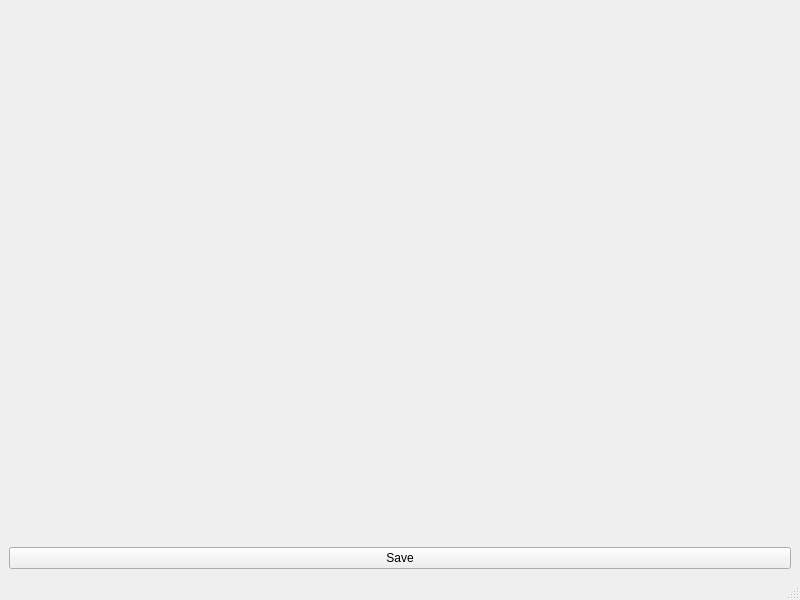
<?xml version="1.0" encoding="UTF-8"?>
<ui version="4.0">
 <class>MainWindow</class>
 <widget class="QMainWindow" name="MainWindow">
  <property name="geometry">
   <rect>
    <x>0</x>
    <y>0</y>
    <width>800</width>
    <height>600</height>
   </rect>
  </property>
  <property name="windowTitle">
   <string>Plot</string>
  </property>
  <widget class="QWidget" name="centralwidget">
   <layout class="QVBoxLayout" name="verticalLayout_2">
    <item>
     <widget class="QWidget" name="plotWidget" native="true"/>
    </item>
    <item>
     <widget class="QPushButton" name="saveButton">
      <property name="text">
       <string>Save</string>
      </property>
     </widget>
    </item>
   </layout>
  </widget>
  <widget class="QStatusBar" name="statusbar"/>
 </widget>
 <resources/>
 <connections/>
</ui>
